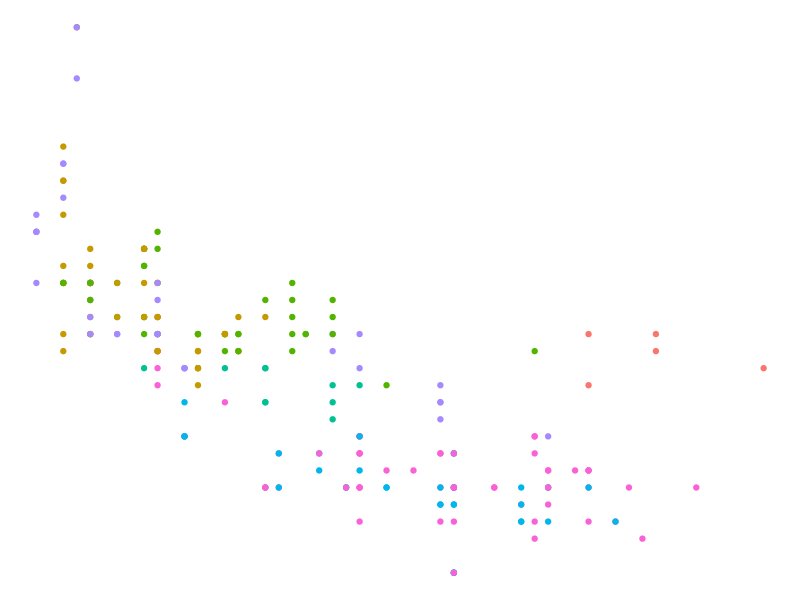
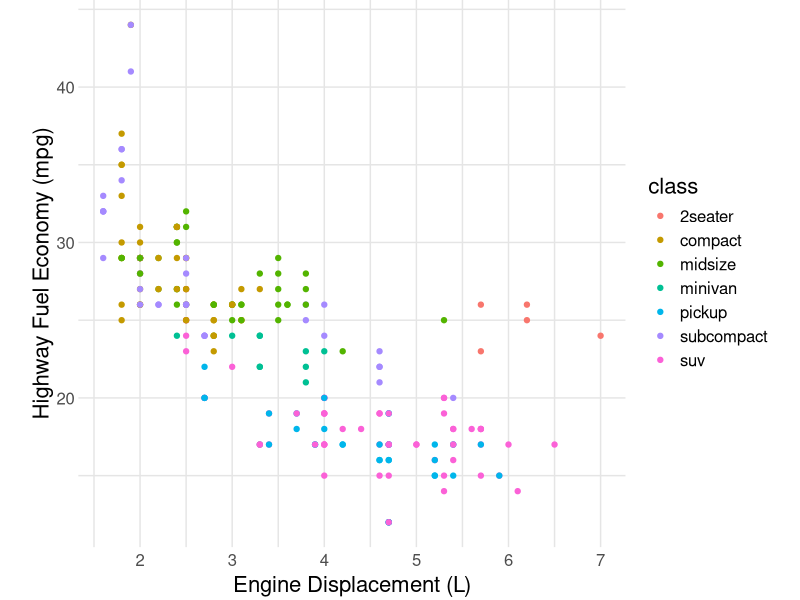
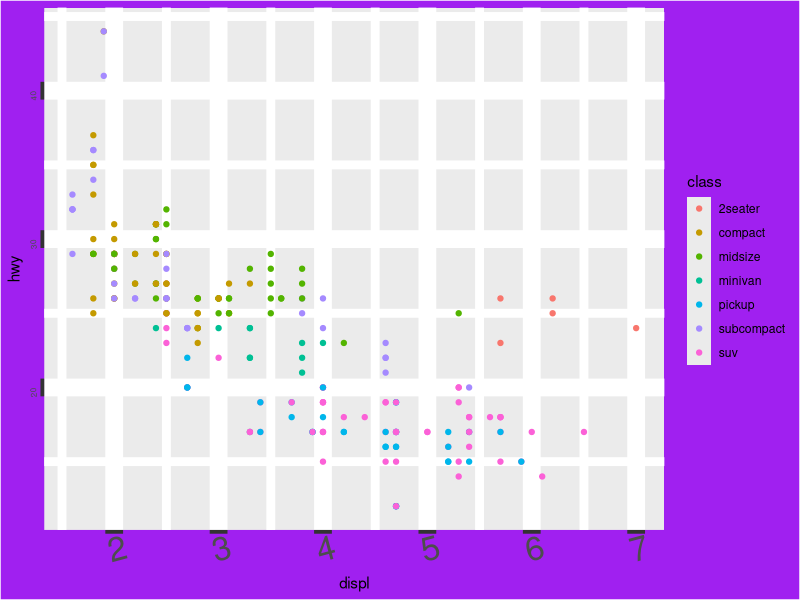

The R script that drew these images, in order:
## ---- chunk 1
library(tidyverse)
# knitr options
library(tidyverse)
knitr::opts_chunk$set(echo = TRUE)
## ---- chunk 2
mpg %>%
  ggplot(aes(displ, hwy, color = class)) +
  geom_point() +
  guides(color = "none") +
  theme_void()
## ---- chunk 3
## NOTE: No need to edit; feel free to re-use this code!
theme_common <- function() {
  theme_minimal() %+replace%
  theme(
    axis.text.x = element_text(size = 12),
    axis.text.y = element_text(size = 12),
    axis.title.x = element_text(margin = margin(4, 4, 4, 4), size = 16),
    axis.title.y = element_text(margin = margin(4, 4, 4, 4), size = 16, angle = 90),

    legend.title = element_text(size = 16),
    legend.text = element_text(size = 12),

    strip.text.x = element_text(size = 12),
    strip.text.y = element_text(size = 12),

    panel.grid.major = element_line(color = "grey90"),
    panel.grid.minor = element_line(color = "grey90"),

    aspect.ratio = 4 / 4,

    plot.margin = unit(c(t = +0, b = +0, r = +0, l = +0), "cm"),
    plot.title = element_text(size = 18),
    plot.title.position = "plot",
    plot.subtitle = element_text(size = 16),
    plot.caption = element_text(size = 12)
  )
}
## ---- chunk 4
mpg %>%
  ggplot(aes(displ, hwy, color = class)) +
  geom_point() +
  theme_common() + 
  labs(
    x = "Engine Displacement (L)",
    y = "Highway Fuel Economy (mpg)"
  )
## ---- chunk 5
mpg %>%
  ggplot(aes(displ, hwy, color = class)) +
  geom_point() +
  theme(
    line = element_line(size = 6, color = "pink"),
    rect = element_rect(fill = "purple"),
    axis.text.x = element_text(size = 24, angle = 15),
    axis.text.y = element_text(size = 6, angle = 96)
  )
